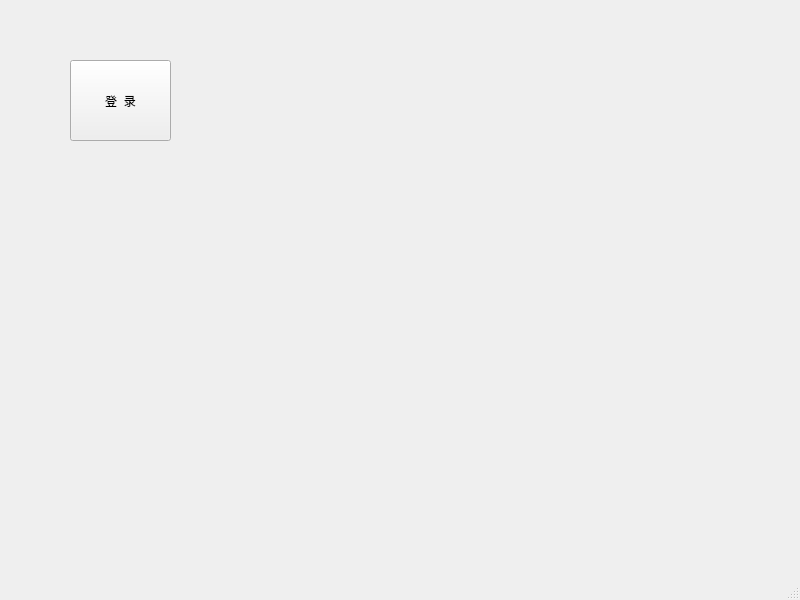
<?xml version="1.0" encoding="UTF-8"?>
<ui version="4.0">
 <class>MainWindow</class>
 <widget class="QMainWindow" name="MainWindow">
  <property name="geometry">
   <rect>
    <x>0</x>
    <y>0</y>
    <width>800</width>
    <height>600</height>
   </rect>
  </property>
  <property name="windowTitle">
   <string>MainWindow</string>
  </property>
  <widget class="QWidget" name="centralwidget">
   <widget class="QPushButton" name="pushButton">
    <property name="geometry">
     <rect>
      <x>70</x>
      <y>60</y>
      <width>101</width>
      <height>81</height>
     </rect>
    </property>
    <property name="text">
     <string>登  录</string>
    </property>
   </widget>
  </widget>
  <widget class="QMenuBar" name="menubar">
   <property name="geometry">
    <rect>
     <x>0</x>
     <y>0</y>
     <width>800</width>
     <height>17</height>
    </rect>
   </property>
  </widget>
  <widget class="QStatusBar" name="statusbar"/>
 </widget>
 <resources/>
 <connections/>
</ui>
